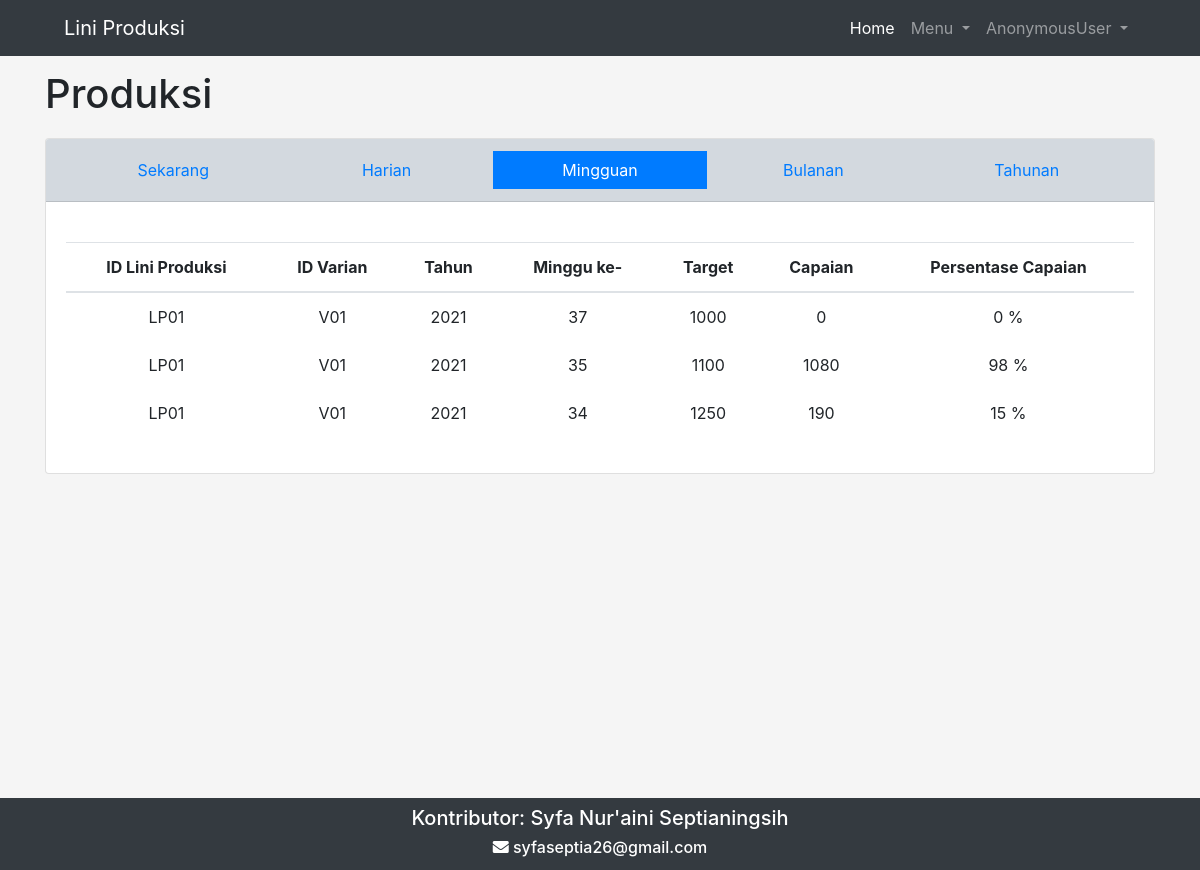
The app's page /liniProduksi/produksiMingguan/ with its own data.
### liniProduksi/models.py (models this page shows, shortened)
class TargetMingguan(models.Model):
    varian = models.ForeignKey('produk.Varian', on_delete=models.CASCADE, to_field='idVarian')
    liniProduksi = models.ForeignKey('LiniProduksi', to_field='idLiniProduksi', on_delete=models.CASCADE)
    target = models.IntegerField()
    minggu = models.IntegerField(null=True)
    tahun = models.IntegerField(null=True)

class LiniProduksi(models.Model):
    idLiniProduksi = models.CharField(max_length=255, unique=True)
    waktuSiklus = models.IntegerField()
    jumlahStasiunKerja = models.IntegerField()
    def __str__(self):
        return "{}".format(self.idLiniProduksi)

### produk/models.py (models this page shows, shortened)
class Model(Brand):
    idModel = models.CharField(max_length=255,)
    namaModel = models.CharField(max_length=255)

class Varian(Model):
    idVarian = models.CharField(max_length=255, unique=True)
    namaVarian = models.CharField(max_length=255,)
    namaAtribut = models.CharField(max_length=255,)
    nilaiAtribut = models.CharField(max_length=255,)
    def __str__(self):
        return "{}".format(self.idVarian)

### liniProduksi/viewsLiniProduksi_harian.py (the view)
# urls.py: path('produksiMingguan/', viewsLiniProduksi_harian.mingguan, name='mingguan'),
def mingguan(request):
    targetMingguan = TargetMingguan.objects.all().order_by('-tahun','-minggu', 'varian')
    targetHarian = TargetHarian.objects.annotate(year=ExtractYear('tanggal')).annotate(week=ExtractWeek('tanggal')).values('year', 'week', 'varian').annotate(sum_capaian=Sum('capaian', output_field=IntegerField()), sum_target=Sum('target', output_field=IntegerField())).order_by('-year','-week')
    today = datetime.datetime.now().date()
    wk = today.isocalendar()[1]
    yr = today.isocalendar()[0]
    context = {
        'Judul': 'Produksi',
        'targetHarian': targetHarian,
        'targetMingguan': targetMingguan,
        'wk': wk,
        'yr': yr,
    }
    return render(request, 'liniProduksi/produksi_mingguan.html', context)

### engineeringOrder/templatetags/templatetags.py (called while the page is built)
@register.filter(name='has_group')
def has_group(user, group_name):
    return user.groups.filter(name=group_name).exists()

### liniProduksi/templates/liniProduksi/produksi_mingguan.html (shortened to what this page needs)
{% extends "base.html" %}
{% load static %}
{% load templatetags %}
{% block pageTitle %}
    {{Judul}}
{% endblock pageTitle %}
{% block contents %}
    <link rel="stylesheet" type='text/css' href="{% static css %}">
    <div class="container">
        <div class="card" style="margin-top:15px; margin-bottom: 20px;">
            <div class="card-header" style="background-color:#d3d9df;">
                <div class="btn-group d-flex" role="group" >
                    <a type="button" class="btn btn-link w-100" href="{% url "liniProduksi:produksiHarian" %}">Sekarang</a>
                    <a type="button" class="btn btn-link w-100" href="{% url "liniProduksi:harian" %}">Harian</a>
                    <a type="button" class="btn btn-primary w-100" href="{% url "liniProduksi:mingguan" %}">Mingguan</a>
                    <a type="button" class="btn btn-link w-100" href="{% url "liniProduksi:bulanan" %}">Bulanan</a>
                    <a type="button" class="btn btn-link w-100" href="{% url "liniProduksi:tahunan" %}">Tahunan</a>
                </div>
            </div>
            <div class="card-body">
                <table class="table text-center table-hover">
                    <thead>
                    <th>ID Lini Produksi</th>
                    <th>ID Varian</th>
                    <th>Tahun</th>
                    <th>Minggu ke-</th>
                    <th>Target</th>
                    <th>Capaian</th>
                    <th>Persentase Capaian</th>
                    </thead>
                    {% for lp in targetMingguan %}
                    <tbody>
                    <td>
                        {{lp.liniProduksi}}
                    </td>
                    <td>{{lp.varian}}</td>
                    <td>{{lp.tahun}}</td>
                    <td>{{lp.minggu}}</td>
                    {% for th in targetHarian %}
                        {% if lp.minggu == th.week %}
                        {% if lp.tahun == th.year %}
                        {% if lp.varian_id == th.varian %}
                    <td>
                        {{lp.target}}
                    </td>
                    <td>{{th.sum_capaian}}</td>
                    <td>{% widthratio th.sum_capaian lp.target 100 %} %</td>
                    {% endif %}
                    {% endif %}
                    {% endif %}
                    {% endfor %}
                    </tbody>
                    {% endfor %}
                </table>
            </div>
        </div>
    </div>
{% endblock contents %}

### liniProduksi/templates/liniProduksi/produksi_mingguan.html (style rules this page uses)
#tb2 tr, th, td { border:hidden; }
table { background-color:white; margin:auto; width:60%; text-align: left; margin-top: 20px; }
.card { margin-top: 20px; }

### records on screen
TargetMingguan: liniProduksi "LP01", varian "V01", tahun "2021", minggu "37", target "1000", sum_capaian "0", target "0"
TargetMingguan: liniProduksi "LP01", varian "V01", tahun "2021", minggu "35", target "1100", sum_capaian "1080", target "98"
TargetMingguan: liniProduksi "LP01", varian "V01", tahun "2021", minggu "34", target "1250", sum_capaian "190", target "15"

### other values on screen
{{ user }} "AnonymousUser"
{{ Judul }} "Produksi"
